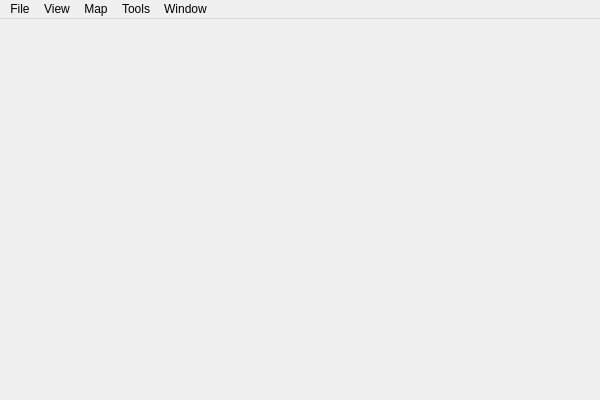
<?xml version="1.0" encoding="UTF-8"?>
<ui version="4.0">
 <class>HiveWEClass</class>
 <widget class="QMainWindow" name="HiveWEClass">
  <property name="geometry">
   <rect>
    <x>0</x>
    <y>0</y>
    <width>600</width>
    <height>400</height>
   </rect>
  </property>
  <property name="windowTitle">
   <string>HiveWE</string>
  </property>
  <widget class="QWidget" name="centralWidget">
   <layout class="QVBoxLayout" name="verticalLayout">
    <item>
     <widget class="GLWidget" name="widget" native="true"/>
    </item>
   </layout>
  </widget>
  <widget class="QMenuBar" name="menuBar">
   <property name="geometry">
    <rect>
     <x>0</x>
     <y>0</y>
     <width>600</width>
     <height>21</height>
    </rect>
   </property>
   <widget class="QMenu" name="menuFile">
    <property name="title">
     <string>File</string>
    </property>
    <addaction name="actionOpen"/>
    <addaction name="actionSave"/>
    <addaction name="actionSave_As"/>
    <addaction name="actionTest_Map"/>
   </widget>
   <widget class="QMenu" name="menuWindow">
    <property name="title">
     <string>Window</string>
    </property>
    <widget class="QMenu" name="menuNew_Pallete">
     <property name="title">
      <string>New Pallete</string>
     </property>
     <addaction name="actionPathing_Palette"/>
     <addaction name="actionTerrain_Palette"/>
    </widget>
    <addaction name="menuNew_Pallete"/>
    <addaction name="actionImport_Manager"/>
    <addaction name="actionTrigger_Editor"/>
   </widget>
   <widget class="QMenu" name="menuView">
    <property name="title">
     <string>View</string>
    </property>
    <addaction name="actionUnits"/>
    <addaction name="actionDoodads"/>
    <addaction name="actionPathing"/>
    <addaction name="actionBrush"/>
    <addaction name="actionLighting"/>
    <addaction name="actionWireframe"/>
    <addaction name="actionFrame_Times"/>
    <addaction name="separator"/>
    <addaction name="actionSwitch_Camera"/>
    <addaction name="actionReset_Camera"/>
   </widget>
   <widget class="QMenu" name="menuTools">
    <property name="title">
     <string>Tools</string>
    </property>
    <widget class="QMenu" name="menuPathing_Map">
     <property name="title">
      <string>Pathing Map</string>
     </property>
     <addaction name="actionChangeTilePathing"/>
    </widget>
    <addaction name="actionTileSetter"/>
    <addaction name="menuPathing_Map"/>
   </widget>
   <widget class="QMenu" name="menuScenario">
    <property name="title">
     <string>Map</string>
    </property>
    <addaction name="actionDescription"/>
    <addaction name="actionLoading_Screen"/>
    <addaction name="actionOptions"/>
    <addaction name="actionPreferences"/>
    <addaction name="actionSize_and_Camera_Bounds"/>
    <addaction name="separator"/>
   </widget>
   <addaction name="menuFile"/>
   <addaction name="menuView"/>
   <addaction name="menuScenario"/>
   <addaction name="menuTools"/>
   <addaction name="menuWindow"/>
  </widget>
  <action name="actionConvert_Blockers_to_Pathmap">
   <property name="text">
    <string>Convert Blockers to Pathing Map</string>
   </property>
  </action>
  <action name="actionOpen">
   <property name="text">
    <string>Open Map...</string>
   </property>
   <property name="shortcut">
    <string>Ctrl+O</string>
   </property>
  </action>
  <action name="actionConvert_Tile_Type_to_PathMap">
   <property name="text">
    <string>Convert Tile Type to Pathing Map</string>
   </property>
  </action>
  <action name="actionPathing_Palette">
   <property name="text">
    <string>Pathing</string>
   </property>
  </action>
  <action name="actionSave">
   <property name="text">
    <string>Save Map</string>
   </property>
   <property name="shortcut">
    <string>Ctrl+S</string>
   </property>
  </action>
  <action name="actionTest_Map">
   <property name="text">
    <string>Test Map</string>
   </property>
   <property name="shortcut">
    <string>Ctrl+T</string>
   </property>
  </action>
  <action name="actionSave_As">
   <property name="text">
    <string>Save Map As...</string>
   </property>
   <property name="shortcut">
    <string>Ctrl+Shift+S</string>
   </property>
  </action>
  <action name="actionDoodads">
   <property name="checkable">
    <bool>true</bool>
   </property>
   <property name="checked">
    <bool>true</bool>
   </property>
   <property name="text">
    <string>Doodads</string>
   </property>
   <property name="shortcut">
    <string>D</string>
   </property>
  </action>
  <action name="actionPathing">
   <property name="checkable">
    <bool>true</bool>
   </property>
   <property name="checked">
    <bool>true</bool>
   </property>
   <property name="text">
    <string>Pathing</string>
   </property>
   <property name="shortcut">
    <string>P</string>
   </property>
  </action>
  <action name="actionBrush">
   <property name="checkable">
    <bool>true</bool>
   </property>
   <property name="checked">
    <bool>true</bool>
   </property>
   <property name="text">
    <string>Brush</string>
   </property>
  </action>
  <action name="actionTileSetter">
   <property name="text">
    <string>Modify Tileset...</string>
   </property>
  </action>
  <action name="actionTileReplace">
   <property name="text">
    <string>Replace Tile...</string>
   </property>
  </action>
  <action name="actionUnits">
   <property name="checkable">
    <bool>true</bool>
   </property>
   <property name="checked">
    <bool>true</bool>
   </property>
   <property name="text">
    <string>Units</string>
   </property>
   <property name="shortcut">
    <string>U</string>
   </property>
   <property name="shortcutVisibleInContextMenu">
    <bool>false</bool>
   </property>
  </action>
  <action name="actionChangeTilePathing">
   <property name="text">
    <string>Change Tile Pathing...</string>
   </property>
  </action>
  <action name="actionChangeCliffPathing">
   <property name="text">
    <string>Change Cliff Pathing...</string>
   </property>
  </action>
  <action name="actionBirds_Eye">
   <property name="checkable">
    <bool>true</bool>
   </property>
   <property name="text">
    <string>Bird's-eye</string>
   </property>
   <property name="toolTip">
    <string>Bird's-eye</string>
   </property>
  </action>
  <action name="actionFirst_Person">
   <property name="checkable">
    <bool>true</bool>
   </property>
   <property name="text">
    <string>First-person</string>
   </property>
  </action>
  <action name="actionTerrain_Palette">
   <property name="text">
    <string>Terrain</string>
   </property>
  </action>
  <action name="actionFrame_Times">
   <property name="checkable">
    <bool>true</bool>
   </property>
   <property name="text">
    <string>Frame Times</string>
   </property>
   <property name="shortcut">
    <string>F3</string>
   </property>
  </action>
  <action name="actionImport_Manager">
   <property name="text">
    <string>Import Manager</string>
   </property>
  </action>
  <action name="actionSwitch_Camera">
   <property name="text">
    <string>Switch Camera</string>
   </property>
   <property name="shortcut">
    <string>F1</string>
   </property>
  </action>
  <action name="actionLighting">
   <property name="checkable">
    <bool>true</bool>
   </property>
   <property name="checked">
    <bool>true</bool>
   </property>
   <property name="text">
    <string>Lighting</string>
   </property>
   <property name="shortcut">
    <string>L</string>
   </property>
  </action>
  <action name="actionWireframe">
   <property name="checkable">
    <bool>true</bool>
   </property>
   <property name="text">
    <string>Wireframe</string>
   </property>
   <property name="shortcut">
    <string>T</string>
   </property>
  </action>
  <action name="actionReset_Camera">
   <property name="text">
    <string>Reset Camera</string>
   </property>
   <property name="shortcut">
    <string>Ctrl+Shift+C</string>
   </property>
  </action>
  <action name="actionTrigger_Editor">
   <property name="text">
    <string>Trigger Editor</string>
   </property>
  </action>
  <action name="actionDescription">
   <property name="text">
    <string>Description...</string>
   </property>
  </action>
  <action name="actionSize_and_Camera_Bounds">
   <property name="text">
    <string>Size and Camera Bounds...</string>
   </property>
  </action>
  <action name="actionLoading_Screen">
   <property name="text">
    <string>Loading Screen...</string>
   </property>
  </action>
  <action name="actionPreferences">
   <property name="text">
    <string>Preferences...</string>
   </property>
  </action>
  <action name="actionOptions">
   <property name="text">
    <string>Options...</string>
   </property>
  </action>
 </widget>
 <layoutdefault spacing="6" margin="11"/>
 <customwidgets>
  <customwidget>
   <class>GLWidget</class>
   <extends>QWidget</extends>
   <header>GLWidget.h</header>
   <container>1</container>
  </customwidget>
 </customwidgets>
 <resources>
  <include location="HiveWE.qrc"/>
 </resources>
 <connections/>
</ui>
